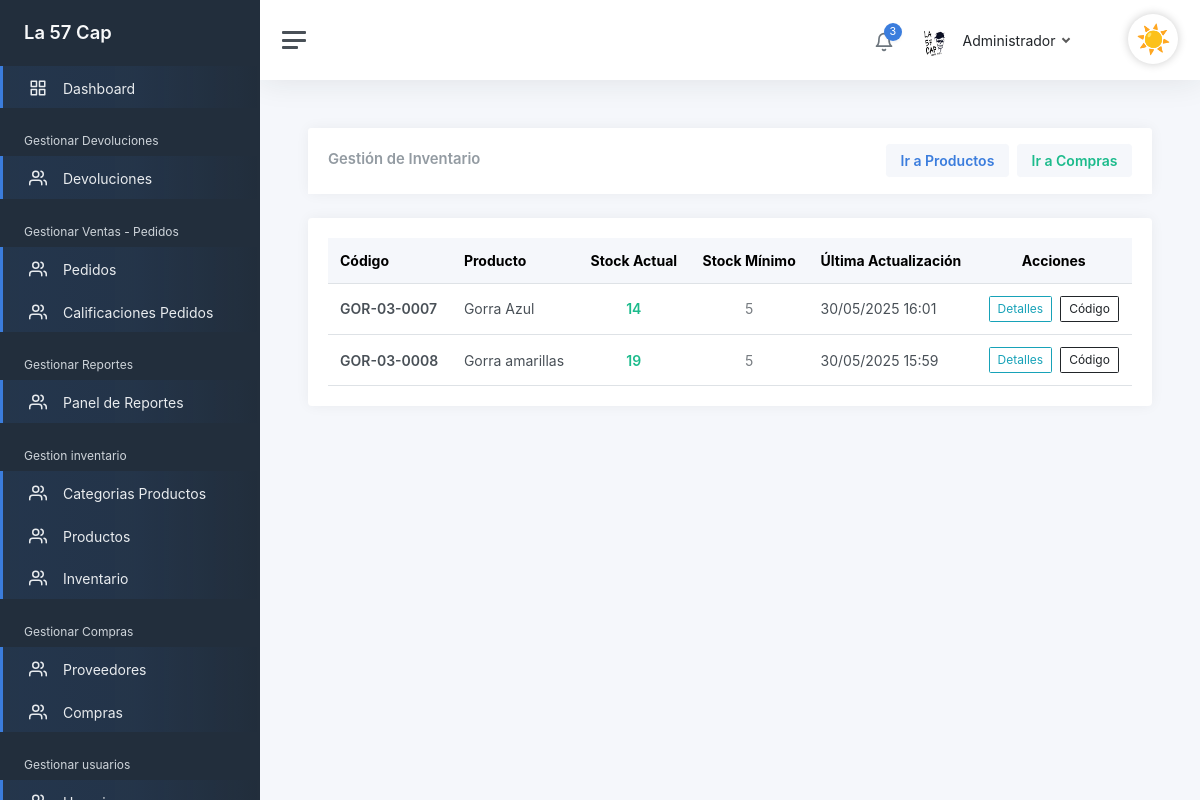
The page /admin/InventarioGeneral (signed in) on the database as committed earlier.
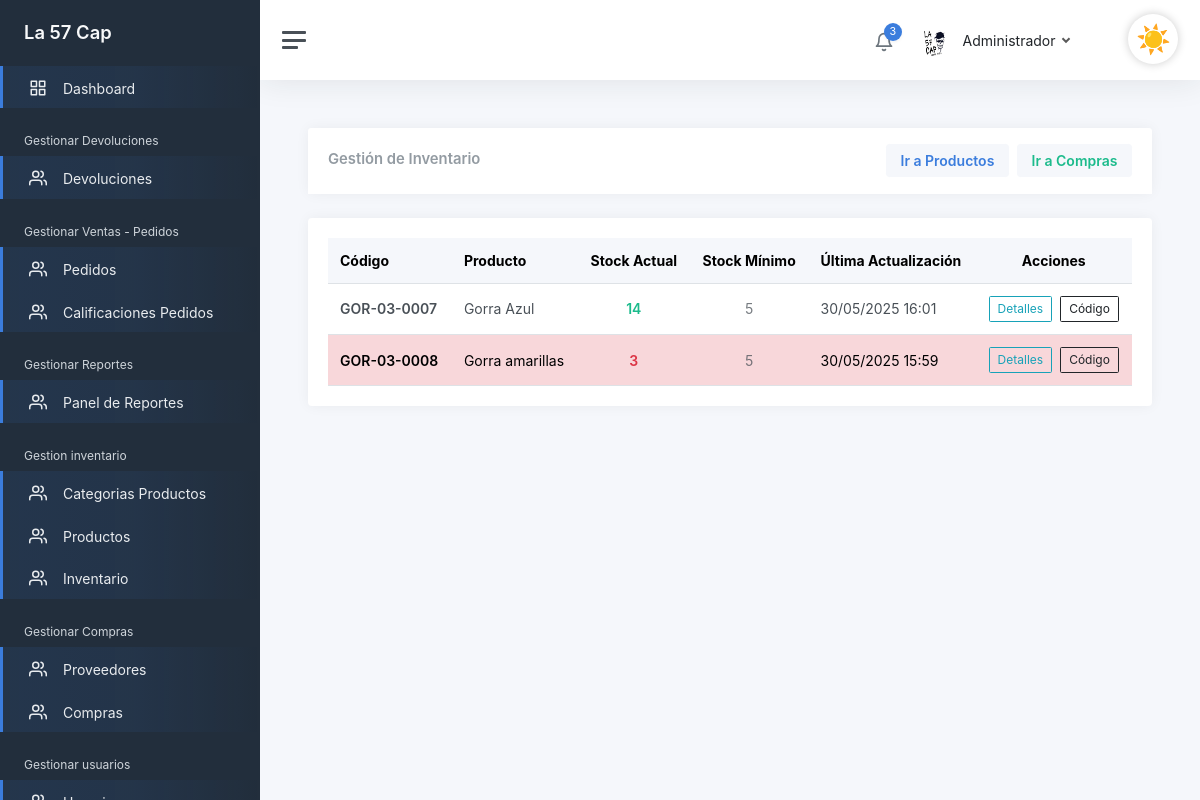
The same page on the database as committed later.
### tables this page shows
CREATE TABLE `inventario`  (
  `idInventario` int(0) NOT NULL AUTO_INCREMENT,
  `cantidad_actual` int(0) NOT NULL,
  `cantidad_minima` int(0) NOT NULL,
  `fecha_actualizacion` datetime(0) NULL DEFAULT NULL,
  `producto_idproducto` int(0) NOT NULL,
  PRIMARY KEY (`idInventario`) USING BTREE,
  INDEX `fk_Inventario_producto1_idx`(`producto_idproducto`) USING BTREE,
  CONSTRAINT `fk_Inventario_producto1` FOREIGN KEY (`producto_idproducto`) REFERENCES `producto` (`idproducto`) ON DELETE RESTRICT ON UPDATE RESTRICT
);

CREATE TABLE `producto`  (
  `idproducto` int(0) NOT NULL AUTO_INCREMENT,
  `id_categoria` int(0) NOT NULL,
  `codigo_producto` varchar(45) NOT NULL,
  `nombre_producto` varchar(45) NOT NULL,
  `descripcion` varchar(200) NOT NULL,
  `precio` decimal(10, 2) NOT NULL,
  `eliminado` tinyint(0) NULL DEFAULT 0,
  `Foto` varchar(150) NULL DEFAULT NULL,
  PRIMARY KEY (`idproducto`) USING BTREE,
  INDEX `producto_categoria_idx`(`id_categoria`) USING BTREE,
  CONSTRAINT `producto_categoria` FOREIGN KEY (`id_categoria`) REFERENCES `categoria_producto` (`idcategoria_producto`) ON DELETE RESTRICT ON UPDATE RESTRICT
);

### views/Admin/inventario/GestionarInventario.php (the view, shortened to what the rows shown need)
<div class="card">
    <div class="card-header d-flex justify-content-between align-items-center">
        <h2 class="card-title mb-0">Gestión de Inventario</h2>
    </div>
</div>
<div class="card mt-3">
    <div class="card-body table-responsive">
        <table class="table table-hover mb-0">
            <thead class="table-light">
                <tr>
                    <th>Código</th>
                    <th>Producto</th>
                    <th class="text-center">Stock Actual</th>
                    <th class="text-center">Stock Mínimo</th>
                    <th>Última Actualización</th>
                    <th class="text-center">Acciones</th>
                </tr>
            </thead>
            <tbody>
                <?php if (!empty($registros)): ?>
                    <?php foreach ($registros as $registro): ?>
                        <tr class="<?= $registro->cantidad_actual < $registro->cantidad_minima ? 'table-danger' : '' ?>">
                            <td><strong><?= $registro->codigo_producto ?></strong></td>
                            <td><?= $registro->nombre_producto ?></td>
                            <td class="text-center fw-bold <?= $registro->cantidad_actual < $registro->cantidad_minima ? 'text-danger' : 'text-success' ?>">
                                <?= $registro->cantidad_actual ?>
                            </td>
                            <td class="text-center text-muted">
                                <?= $registro->cantidad_minima ?>
                            </td>
                            <td><?= date('d/m/Y H:i', strtotime($registro->fecha_actualizacion)) ?></td>
                            <td class="text-center">
                                <div class="d-flex justify-content-center gap-2">
                                    <a href="/admin/VerProducto?id=<?= $registro->producto_idproducto ?>" class="btn btn-sm btn-outline-info">
                                        <i class="fas fa-eye"></i> Detalles
                                    </a>
                                    <a href="/admin/GenerarCodigoBarras?id=<?= $registro->producto_idproducto ?>" class="btn btn-sm btn-outline-dark">
                                        <i class="fas fa-barcode"></i> Código
                                    </a>
                                </div>
                            </td>
                        </tr>
                    <?php endforeach; ?>
                <?php else: ?>
                    <tr>
                        <td colspan="6" class="text-center text-muted">No hay registros de inventario.</td>
                    </tr>
                <?php endif; ?>
            </tbody>
        </table>
    </div>
</div>

Rows that differ between the two databases and show on the page:
changed inventario "GOR-03-0008": cantidad_actual "19" → "3"
